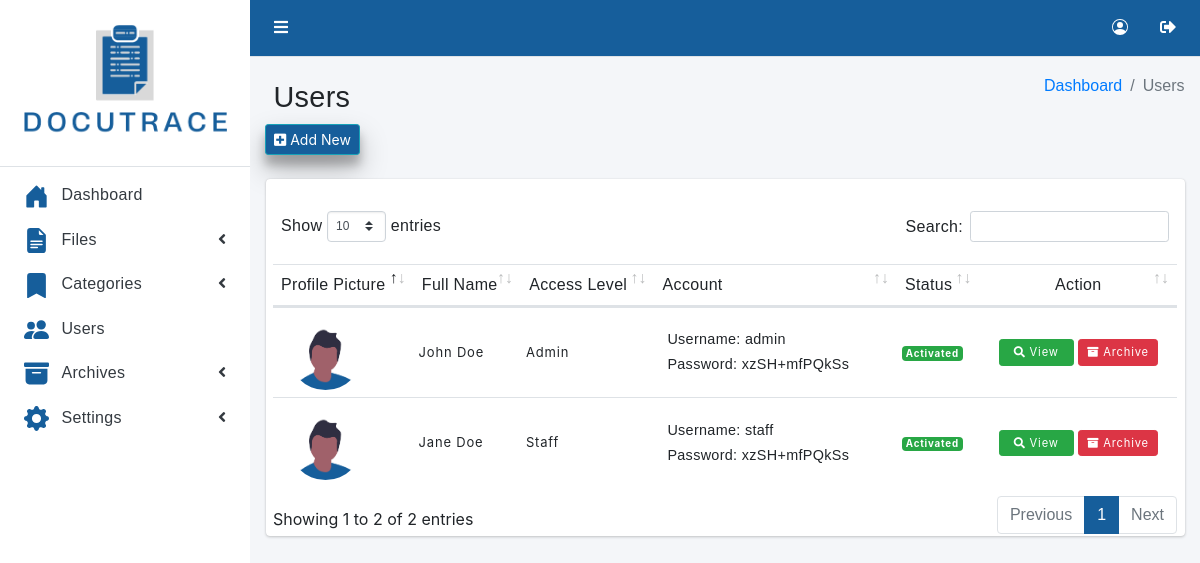
The page /admin/users.php (signed in) on the database its author committed.
### tables this page shows
CREATE TABLE Users (
  users_id_num int(50) unsigned ZEROFILL auto_increment,
  ProfilePic varchar(255) DEFAULT 'default-profile.png',
  Fullname varchar(255) DEFAULT NULL,
  Username varchar(255) DEFAULT NULL,
  Password varchar(255) DEFAULT NULL,
  AccessLevel varchar(255) DEFAULT NULL,
  Status varchar(255) DEFAULT NULL,
  ArchiveStatus varchar(255) DEFAULT 'Not Archived',

  PRIMARY KEY  (users_id_num)
);

### admin/users.php (the view, shortened to what this page needs)
<?php
   require '../php/centralConnection.php';
   if(isset($_REQUEST['list'])){
      if($_REQUEST['list'] == "user"){
         $query ="SELECT * FROM Users WHERE ArchiveStatus = 'Archived'";
         $result = mysqli_query($connect, $query);
         $header = "User Archives";
      }
   }else{
      $query ="SELECT * FROM Users WHERE ArchiveStatus != 'Archived'";
      $result = mysqli_query($connect, $query);
      $header = "Users";
   }
?>
<!DOCTYPE html>
<html lang="en">
<head>
   <link rel="stylesheet" href="../asset/fontawesome/css/all.min.css">
   <link rel="stylesheet" href="../asset/css/adminlte.min.css">
   <link rel="stylesheet" href="../asset/css/style.css">
   <link rel="stylesheet" href="../asset/tables/datatables-bs4/css/dataTables.bootstrap4.min.css">
   <link rel="stylesheet" href="../css/style.css">
   <link rel="stylesheet" href="../asset/jquery-confirm.min.css">
</head>
<body class="hold-transition sidebar-mini layout-fixed">
   <div class="wrapper">
      <nav class="main-header navbar navbar-expand navbar-light" style="background-color: rgb(22,94,155)">
         <ul class="navbar-nav">
            <li class="nav-item">
               <a class="nav-link iconsTop" data-widget="pushmenu" href="#" role="button"><i class="fas fa-bars"></i></a>
            </li>
         </ul>
         <ul class="navbar-nav ml-auto">
            <li class="nav-item">
               <a class="nav-link iconsTop" href="#" data-toggle='modal' data-target='#editIconUser' role="button" style="margin-top: -3%;">
               </a>
            </li>
            <li class="nav-item">
               <a class="nav-link iconsTop" href="../php/logout.php">
                  <i class="fas fa-sign-out-alt"></i>
               </a>
            </li>
         </ul>
      </nav>
      <aside class="main-sidebar sidebar-light-primary">
            <a href="index.php" class="brand-link">
        <img src="../asset/img/DOCUTRACE.png" alt="DOCUTRACE Logo" id="docutraceLogo">
         </a>
         <div class="sidebar">
            <nav class="mt-2">
               <ul class="nav nav-pills nav-sidebar flex-column" data-widget="treeview" role="menu"
                  data-accordion="false">
                  <li class="nav-item">
                     <a href="index.php" class="nav-link">
                        <p>
                           Dashboard
                        </p>
                     </a>
                  </li>
                  <li class="nav-item">
                     <a href="#" class="nav-link">
                        <p>
                           Files
                        </p>
                        <i class="right fas fa-angle-left"></i>
                     </a>
                  </li>
                  <li class="nav-item">
                     <a href="#" class="nav-link">
                     <svg xmlns="http://www.w3.org/2000/svg" width="25" height="25" fill="rgb(22,94,155)" class="bi bi-bookmark-fill" viewBox="0 0 16 16">
                     <path d="M2 2v13.5a.5.5 0 0 0 .74.439L8 13.069l5.26 2.87A.5.5 0 0 0 14 15.5V2a2 2 0 0 0-2-2H4a2 2 0 0 0-2 2z"/>
                     </svg>
                        <p>
                           Categories
                        </p>
                        <i class="right fas fa-angle-left"></i>
                     </a>
                  </li>
                  <li class="nav-item adminOnly">
                     <a href="users.php" class="nav-link">
                        <p>
                           Users
                        </p>
                     </a>
                  </li>
                  <li class="nav-item adminOnly">
                     <a href="#" class="nav-link">
                        <p>
                           Archives
                        </p>
                        <i class="right fas fa-angle-left"></i>
                     </a>
                  </li>
                  <li class="nav-item adminOnly">
                     <a href="#" class="nav-link">
                        <p>
                           Settings
                        </p>
                        <i class="right fas fa-angle-left"></i>
                     </a>
                  </li>
               </ul>
            </nav>
         </div>
      </aside>
      <div class="content-wrapper">
         <div class="content-header">
            <div class="container-fluid">
               <div class="row mb-2">
                  <div class="col-sm-6">
                     <h1 class="m-0"><?php echo $header; ?></h1>
                  </div>
                  <div class="col-sm-6">
                     <ol class="breadcrumb float-sm-right">
                        <li class="breadcrumb-item"><a href="index.php">Dashboard</a></li>
                        <li class="breadcrumb-item active"><?php echo $header; ?></li>
                     </ol>
                  </div><br>
                  <a class="btn btn-sm btn-info elevation-4" id="addNewButton" href="#" data-toggle="modal" data-target="#add" style="margin-left: 7px; background-color: rgb(22,94,155);"><i
                        class="fa fa-plus-square"></i>
                     Add New</a>
               </div>
            </div>
         </div>
         <section class="content">
            <div class="container-fluid">
               <div class="card card-info">
                  <br>
                  <div class="col-md-12">
                     <table id="example1" class="table userTable">
                        <thead class="btn-cancel">
                           <tr>
                              <th>Profile Picture</th>
                              <th>Full Name</th>
                              <th>Access Level</th>
                              <th>Account</th>
                              <th>Status</th>
                              <th class="text-center">Action</th>
                           </tr>
                        </thead>
                        <tbody>
                           <?php
                                 if($result != ''){
                                    while($row = mysqli_fetch_array($result)){
                                       $ProfilePic = basename($row['ProfilePic']);
                                       $Fullname = $row['Fullname'];
                                       $UserID = $row['users_id_num'];
                                       $Username = $row['Username'];
                                       $Password = $row['Password'];
                                       $AccessLevel = $row['AccessLevel'];
                                       $Status = $row['Status'];
                                       if($Status == "Activated"){
                                          echo "
                                          <tr>
                                                <td class='parentProfileTable'><a href='../asset/img/profile-picture/$ProfilePic' target='_blank'><img src='../asset/img/profile-picture/$ProfilePic' width='75' height='75' alt='Profile Picture' class='profileTable'></a></td>
                                                <td>$Fullname</td>
                                                <td>$AccessLevel</td>
                                                <td>
                                                   <p class='info'>
                                                      Username: <b>$Username</b>
                                                   </p>
                                                   <p class='info'>
                                                      Password: <b>$Password</b>
                                                   </p>
                                                </td>
                                                <td><span class='badge bg-success'>$Status</td>
                                                <td class='text-center'>
                                                   <a class='btn btn-sm btn-success' href='#' data-toggle='modal' data-target='#edit' data-user-id='$UserID' data-user-profile='$ProfilePic' data-fullname='$Fullname' data-username='$Username' data-password='$Password' data-access-level='$AccessLevel' data-status='$Status' onclick='populateEditModal(this)'><i class='fa fa-search'></i> View</a>
                                                   <a class='btn btn-sm btn-danger archiveButton' href='#' data-toggle='modal' data-target='#archive' data-user-id='$UserID'>
                                                      <i class='fa fa-archive'></i> Archive
                                                   </a>
                                                   <a class='btn btn-sm btn-danger adminOnly restoreButton' href='#' data-toggle='modal' data-target='#restore' data-user-id='$UserID'>
                                                   </a>
                                                </td>
                                          </tr>";
                                       }
                                    }
                                 }
                           ?>
                        </tbody>
                     </table>
                  </div>
               </div>
            </div>
         </section>
      </div>
   </div>
</body>
</html>

### asset/css/style.css (style rules this page uses)
h1,h2,h3,h4,h5,h6,p,label,button,th { font-family: 'Trebuchet MS', 'Lucida Sans Unicode', 'Lucida Grande', 'Lucida Sans', Arial, sans-serif !important; padding: 0.5rem 0.5rem; font-weight: 100; letter-spacing: 0.02rem; }
li a { font-family: 'Trebuchet MS', 'Lucida Sans Unicode', 'Lucida Grande', 'Lucida Sans', Arial, sans-serif !important; font-weight: 100; }
li { font-family: 'Trebuchet MS', 'Lucida Sans Unicode', 'Lucida Grande', 'Lucida Sans', Arial, sans-serif !important; font-weight: 100; }
table td { font-size: 13px !important; letter-spacing: 0.0625em; margin:-10px; border-spacing: 1em; }
#docutraceLogo { width: 100%; }

### css/style.css (style rules this page uses)
td a.btn { font-size: 0.7rem; }
th { padding: 0.5rem !important; }
table tr td { padding: 0.3rem !important; }
table tr td p { margin-top: -0.8rem !important; margin-bottom: -0.8rem !important; font-size: 0.9rem; }
.iconsTop { color: white !important; }
.btn { min-width: 75px; margin: 1px 0; }
.profileTable { border-radius: 50%; overflow: hidden; background-size: cover; margin: 2.5px 0 2.5px 10px; }
.userTable td { vertical-align: middle; }

### rows shown on the page
users: ProfilePic (placeholder picture), Fullname "John Doe", AccessLevel "Admin", Username "admin", Password "xzSH+mfPQkSs", Status "Activated"
users: ProfilePic (placeholder picture), Fullname "Jane Doe", AccessLevel "Staff", Username "staff", Password "xzSH+mfPQkSs", Status "Activated"

### other values the page prints
$header "Users"
